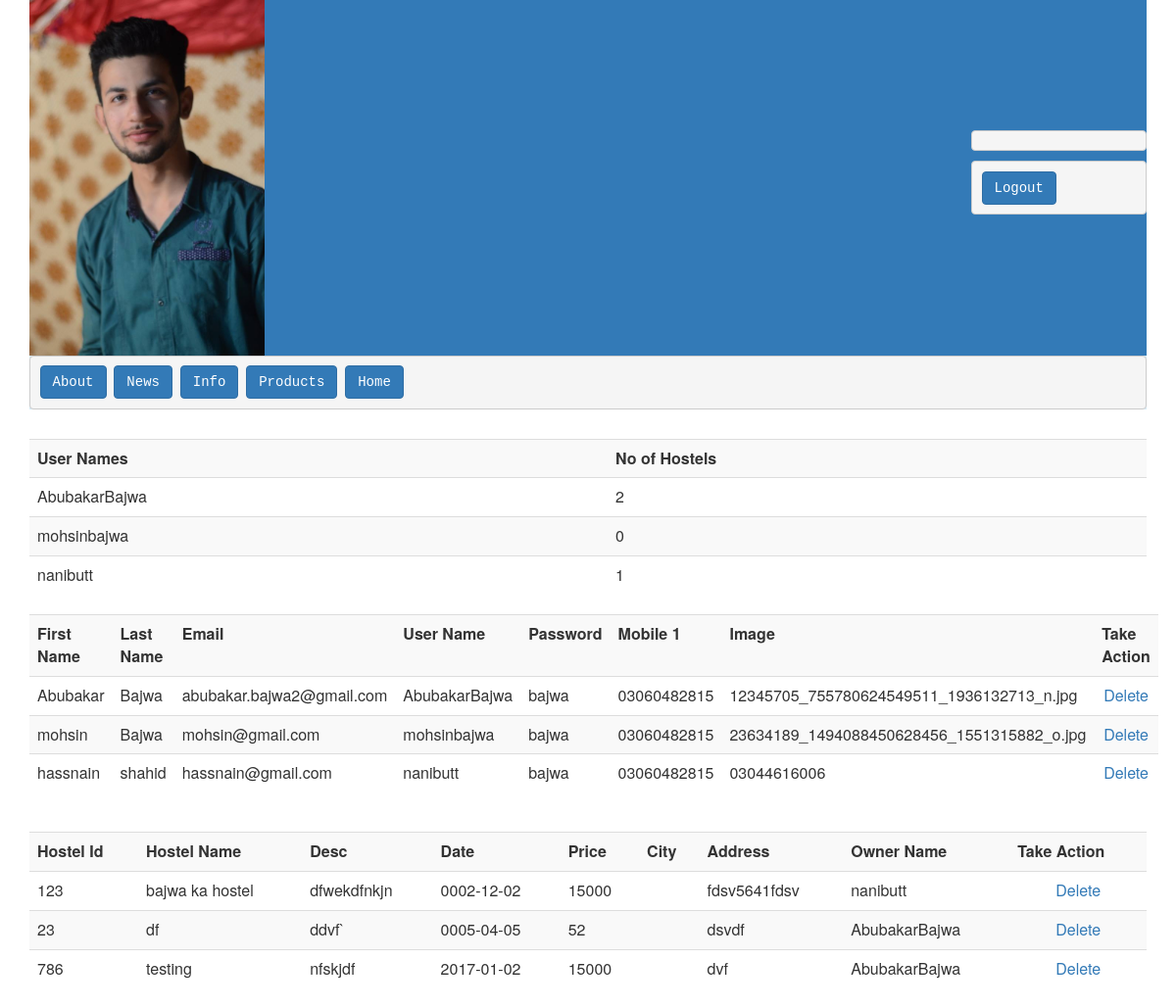
The page /admin/adminview.php on the database its author committed.
### tables this page shows
CREATE TABLE IF NOT EXISTS `owner` (
  `first` varchar(200) NOT NULL,
  `last` varchar(200) NOT NULL,
  `username` varchar(200) NOT NULL,
  `password` varchar(200) NOT NULL,
  `email` varchar(100) NOT NULL,
  `mobile` varchar(100) NOT NULL,
  `image` varchar(100) NOT NULL,
  `cnicimage` varchar(100) NOT NULL,
  PRIMARY KEY (`username`)
);

CREATE TABLE IF NOT EXISTS `hostels` (
  `hostelid` varchar(100) NOT NULL,
  `hostelname` varchar(100) NOT NULL,
  `desc` varchar(400) NOT NULL,
  `rooms` int(10) NOT NULL,
  `date` date NOT NULL,
  `price` int(100) NOT NULL,
  `image` varchar(100) NOT NULL,
  `city` varchar(100) NOT NULL,
  `address` varchar(100) NOT NULL,
  `username` varchar(200) NOT NULL,
  PRIMARY KEY (`hostelid`)
);

### admin/adminview.php (the view, shortened to what this page needs)
<html>
<head>
<link rel="stylesheet" href="css/bootstrap-select.min.css"  />
<link rel="stylesheet" href="../assets/css/bootstrap.min.css"/>
 <link href="http://netdna.bootstrapcdn.com/bootstrap/3.0.3/css/bootstrap.min.css"
      rel="stylesheet">
</head>
<body>
<div class="container">
<div class="panel-header">
  <table width="100%" border="0" class="bg-primary">
    <tr>
    <td width="96%" class="bg-primary"><img src="adminimage/admin.jpg" height="25%" width="25%" alt=""  /></td>
    <td width="4%"><table width="179" border="0" align="left">
      <tr>
        <td><table width="179" border="0" align="left" cellpadding="0" cellspacing="0" class="bg-primary">
          <tr>
            <td bgcolor="#007EAD" class="bg-primary"><pre><?php
			?></pre></td>
          </tr>
          <tr>
            <td><pre><a href="logout.php" class="btn  btn-primary"> Logout </a></pre></td>
          </tr>
        </table></td>
      </tr>
    </table></td>
  </tr>
</table>
</div>
<div class="btn-primary">
<div class="alert-info">
  <pre><a href="about.php" class="btn btn-primary"> About </a> <a href="gall.php" class="btn btn-primary"> News </a> <a href="#" class="btn btn-primary"> Info </a> <a href="#" class="btn btn-primary"> Products </a> <a href="home.php" class="btn btn-primary"> Home </a></pre>
</div>
</div>
<br />
<?php
 include ("connection.php");
 $query = "SELECT username FROM `owner`";
$ress=mysqli_query($connect,$query);
$rowcount=mysqli_num_rows($ress);
if($rowcount>0){
	?>
<table class="table table-striped" >
<tr> <th>User Names</th> <th> No of Hostels</th>
        </tr>
        <?php while($row = mysqli_fetch_array($ress))
	{ ?>
		<tr><td><?php echo $row['username'];?></td>
         <td><?php  $queryy = "SELECT count(*) as bajwa FROM `hostels` where username='$row[username]'";
		 $rest=mysqli_query($connect,$queryy);
		$myrows = mysqli_fetch_array($rest);
		echo $myrows['bajwa'];
		 ?></td
 ></tr>
		<?php } ?>
        <?php }?>
</table>
<?php
include ("connection.php");
$query = "SELECT * FROM `owner`";
$ress=mysqli_query($connect,$query);
$rowcount=mysqli_num_rows($ress);
if($rowcount>0){
?>
<table class="table table-striped" >
<tr> <th>First Name</th> <th> Last Name </th> <th>Email</th> <th>User Name</th><th>Password</th><th>Mobile 1</th><th>Image</th> <th> Take Action </th>
        </tr>
        <?php while($row = mysqli_fetch_array($ress))
	{?>
		<tr><td><?php echo $row['first'];?></td>
          <td><?php echo $row['last'];?></td>
          <td><?php echo $row['email'];?></td>
          <td><?php echo $row['username'];?></td>
          <td><?php echo $row['password'];?></td>
          <td><?php echo $row['mobile'];?></td>
          <td><?php echo $row['image'];?></td>
         <td><div align="center"><a href="adminview.php?action=delete&amp;Tid=1&amp;
         id=<?php echo $row['username'];?>">Delete </div></td>
 </tr>
		<?php } ?>
        <?php }?>
</table>
<br>
<?php
include ("connection.php");
$query = "SELECT * FROM `hostels`";
$ress=mysqli_query($connect,$query);
$rowcount=mysqli_num_rows($ress);
if($rowcount>0){
?>
<table class="table table-striped" style="size:auto;" >
<tr> <th>Hostel Id</th> <th> Hostel Name </th> <th>Desc</th> <th>Date</th><th>Price</th><th>City</th><th>Address</th><th>Owner Name</th> <th> Take Action </th>
        </tr>
        <?php while($row = mysqli_fetch_array($ress))
	{?>
		<tr><td><?php echo $row['hostelid'];?></td>
          <td><?php echo $row['hostelname'];?></td>
          <td><?php echo $row['desc'];?></td>
          <td><?php echo $row['date'];?></td>
          <td><?php echo $row['price'];?></td>
          <td><?php echo $row['City'];?></td>
          <td><?php echo $row['address'];?></td>
         <td><?php echo $row['username'];?></td>
         <td><div align="center"><a href="adminview.php?action=delete&amp;Tid=2&amp;
         id=<?php echo $row['hostelid'];?>" onClick="return confirm('Are u Sure to Delete');">Delete </div></td>
 </tr>
		<?php } ?>
        <?php }?>
</table>
</div>
</body>
</html>

### rows shown on the page
owner: username "AbubakarBajwa", bajwa "2", first "Abubakar", last "Bajwa", email "abubakar.bajwa2@gmail.com", password "bajwa", mobile "03060482815", image "12345705_755780624549511_1936132713_n.jpg"
owner: username "mohsinbajwa", bajwa "0", first "mohsin", last "Bajwa", email "mohsin@gmail.com", password "bajwa", mobile "03060482815", image "23634189_1494088450628456_1551315882_o.jpg"
owner: username "nanibutt", bajwa "1", first "hassnain", last "shahid", email "hassnain@gmail.com", password "bajwa", mobile "03060482815", image "03044616006"
hostels: hostelid "123", hostelname "bajwa ka hostel", desc "dfwekdfnkjn", date "0002-12-02", price "15000", address "fdsv5641fdsv", username "nanibutt"
hostels: hostelid "23", hostelname "df", desc "ddvf`", date "0005-04-05", price "52", address "dsvdf", username "AbubakarBajwa"
hostels: hostelid "786", hostelname "testing", desc "nfskjdf", date "2017-01-02", price "15000", address "dvf", username "AbubakarBajwa"
